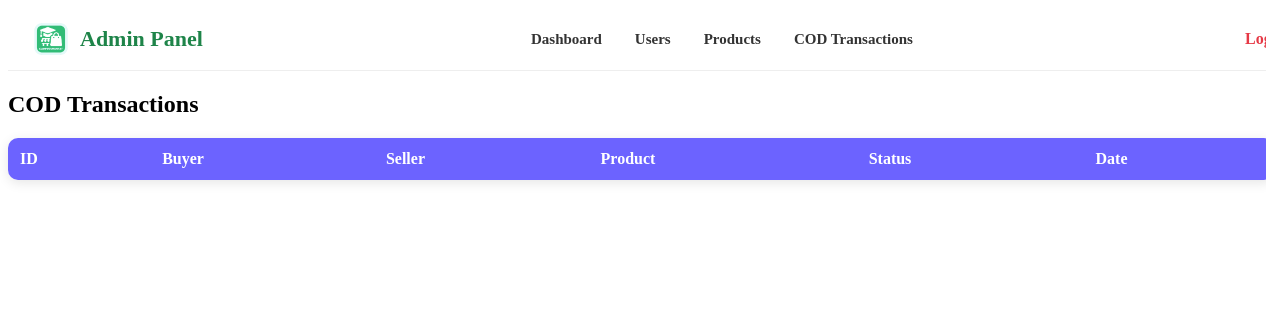
/admin/transactions.php, run on an earlier commit of the app's database.
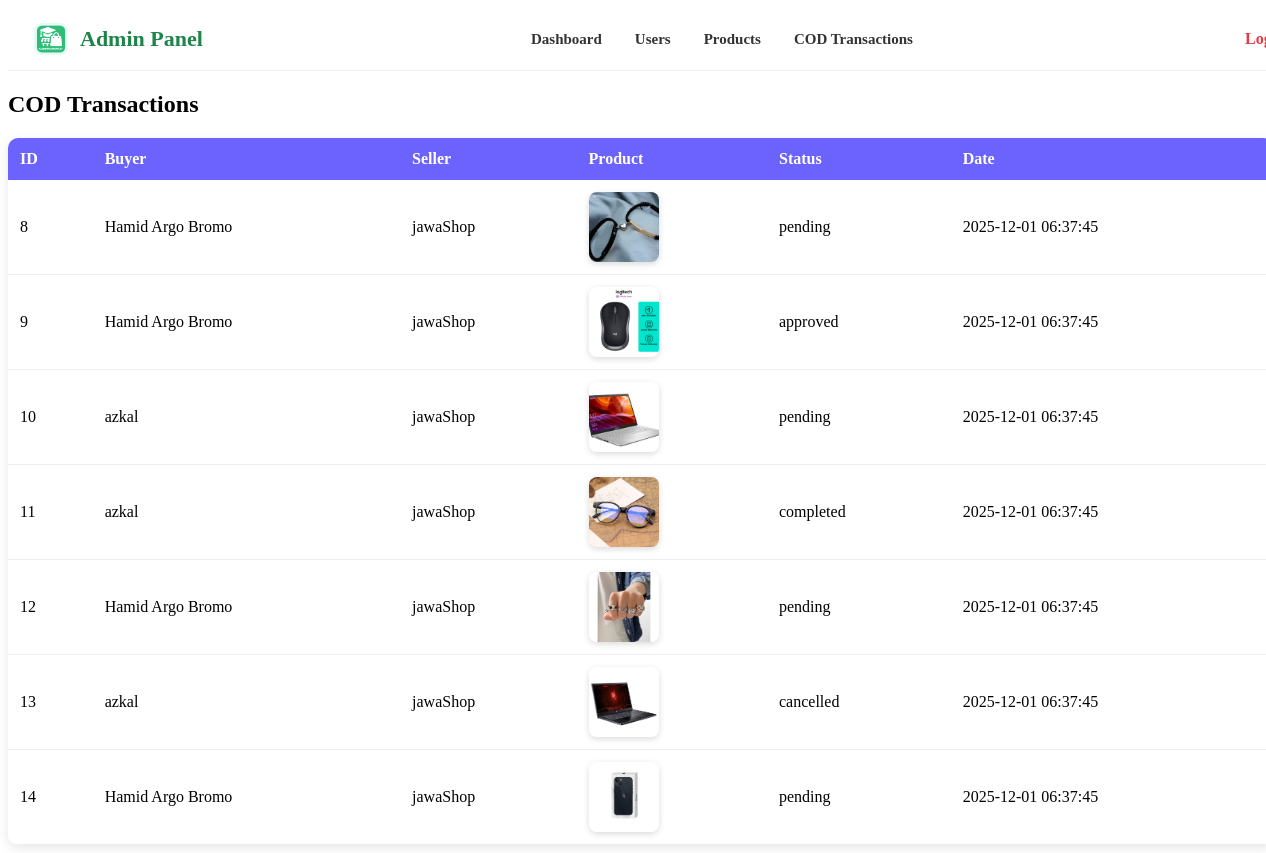
And on a later commit of the database.
### tables this page shows
CREATE TABLE `cod_transactions` (
  `id` int(11) NOT NULL,
  `buyer_id` int(11) NOT NULL,
  `seller_id` int(11) NOT NULL,
  `product_id` int(11) NOT NULL,
  `qty` int(11) NOT NULL DEFAULT 1,
  `price` decimal(15,2) NOT NULL,
  `total` decimal(15,2) NOT NULL,
  `meeting_location` text NOT NULL,
  `meeting_time` datetime NOT NULL,
  `buyer_phone` varchar(20) NOT NULL,
  `seller_phone` varchar(20) NOT NULL,
  `status` enum('pending','approved','completed','cancelled') NOT NULL DEFAULT 'pending',
  `created_at` timestamp NOT NULL DEFAULT current_timestamp(),
  `updated_at` timestamp NOT NULL DEFAULT current_timestamp() ON UPDATE current_timestamp()
);

CREATE TABLE `accounts` (
  `id` int(11) NOT NULL,
  `name` varchar(100) NOT NULL,
  `username` varchar(100) NOT NULL,
  `email` varchar(255) NOT NULL,
  `phone` varchar(20) NOT NULL,
  `role` enum('admin','seller','buyer') NOT NULL DEFAULT 'buyer',
  `password` varchar(255) NOT NULL,
  `city` varchar(100) DEFAULT NULL,
  `address` text DEFAULT NULL,
  `profile_picture` varchar(255) DEFAULT NULL,
  `created_at` timestamp NOT NULL DEFAULT current_timestamp(),
  `otp_code` varchar(6) NOT NULL,
  `otp_expired` datetime NOT NULL,
  `description` text DEFAULT NULL
);

CREATE TABLE `product_images` (
  `id` int(11) NOT NULL,
  `product_id` int(11) NOT NULL,
  `url` varchar(255) NOT NULL,
  `is_primary` tinyint(1) DEFAULT 0
);

### admin/transactions.php (the view)
<?php
require_once __DIR__ . '/../includes/config.php';
include "header.php";
$cod = $pdo->query("
    SELECT
        c.*,
        a.name AS buyer,
        s.name AS seller,
        p.name AS product_name,
        pi.url AS product_image
    FROM cod_transactions c
    LEFT JOIN accounts a ON c.buyer_id = a.id
    LEFT JOIN accounts s ON c.seller_id = s.id
    LEFT JOIN products p ON c.product_id = p.id
    LEFT JOIN product_images pi ON pi.product_id = p.id AND pi.is_primary = 1
")->fetchAll();
?>
<link rel="stylesheet" href="../assets/css/admin_system.css">
<h2 style="margin: 20px 0;">COD Transactions</h2>
<table class="user-table">
    <tr>
        <th>ID</th>
        <th>Buyer</th>
        <th>Seller</th>
        <th>Product</th>
        <th>Status</th>
        <th>Date</th>
    </tr>
    <?php foreach ($cod as $c): ?>
        <tr>
            <td><?= $c['id'] ?></td>
            <td><?= htmlspecialchars($c['buyer']) ?></td>
            <td><?= htmlspecialchars($c['seller']) ?></td>
            <td>
                <?php if ($c['product_image']): ?>
                    <img src="../uploads/products/<?= htmlspecialchars($c['product_image']) ?>" class="product-thumb">
                <?php else: ?>
                    <span>No image</span>
                <?php endif; ?>
            </td>
            <td><?= htmlspecialchars($c['status']) ?></td>
            <td><?= $c['created_at'] ?></td>
        </tr>
    <?php endforeach; ?>
</table>

### admin/header.php
<link rel="stylesheet" href="../assets/css/header.css">
<div class="cm-header admin-header">
    <div class="cm-container admin-container">
        <?php
        $iconA = "../assets/images/icontrs.png";
        $iconB = "../../assets/images/icontrs.png";
        $logo = file_exists($iconA) ? $iconA : $iconB;
        ?>
        <a href="../index.php" class="cm-logo">
            <img src="<?= $logo ?>" alt="Logo">
            <span>Admin Panel</span>
        </a>
        <nav class="admin-nav">
            <a href="index.php">Dashboard</a>
            <a href="users.php">Users</a>
            <a href="products.php">Products</a>
            <a href="transactions.php">COD Transactions</a>
        </nav>
        <a href="../public/logout.php" class="admin-logout">Logout</a>
    </div>
</div>

### assets/css/header.css (style rules this page uses)
.cm-header { width: 100%; background: #fff; padding: 12px 24px; border-bottom: 1px solid #eee; display: flex; justify-content: center; position: sticky; top: 0; z-index: 999; }
.cm-container { width: 100%; max-width: 1400px; display: flex; align-items: center; justify-content: space-between; gap: 20px; }
.cm-logo { display: flex; align-items: center; gap: 10px; text-decoration: none; }
.cm-logo img { width: 38px; height: 38px; }
.cm-logo span { font-size: 22px; font-weight: 700; color: #1e8449; }
.admin-header { background: #fff; border-bottom: 1px solid #eee; }
.admin-container { justify-content: space-between; }
.admin-nav { display: flex; align-items: center; gap: 25px; }
.admin-nav a { text-decoration: none; color: #333; font-weight: 600; font-size: 15px; padding: 8px 4px; transition: .2s; }
.admin-logout { color: #e63946; font-weight: 700; text-decoration: none; padding: 8px 4px; }

### assets/css/admin_system.css (style rules this page uses)
.user-table { width: 100%; border-collapse: collapse; margin-top: 20px; background: #fff; border-radius: 10px; overflow: hidden; box-shadow: 0 3px 12px rgba(0,0,0,0.1); }
.user-table th { background: #6c63ff; color: white; padding: 12px; text-align: left; font-weight: 600; }
.user-table td { padding: 12px; border-bottom: 1px solid #eee; }
.product-thumb { width: 70px; height: 70px; object-fit: cover; border-radius: 8px; box-shadow: 0 2px 6px rgba(0,0,0,0.15); }

What changed in the data, as far as the page shows it:
added cod_transactions: id "8", buyer.name "Hamid Argo Bromo", seller.name "jawaShop", product_images.url (picture), status "pending", created_at "2025-12-01 06:37:45"
added cod_transactions: id "9", buyer.name "Hamid Argo Bromo", seller.name "jawaShop", product_images.url (picture), status "approved", created_at "2025-12-01 06:37:45"
added cod_transactions: id "10", buyer.name "azkal", seller.name "jawaShop", product_images.url (picture), status "pending", created_at "2025-12-01 06:37:45"
added cod_transactions: id "11", buyer.name "azkal", seller.name "jawaShop", product_images.url (picture), status "completed", created_at "2025-12-01 06:37:45"
added cod_transactions: id "12", buyer.name "Hamid Argo Bromo", seller.name "jawaShop", product_images.url (picture), status "pending", created_at "2025-12-01 06:37:45"
added cod_transactions: id "13", buyer.name "azkal", seller.name "jawaShop", product_images.url (picture), status "cancelled", created_at "2025-12-01 06:37:45"
added cod_transactions: id "14", buyer.name "Hamid Argo Bromo", seller.name "jawaShop", product_images.url (picture), status "pending", created_at "2025-12-01 06:37:45"
